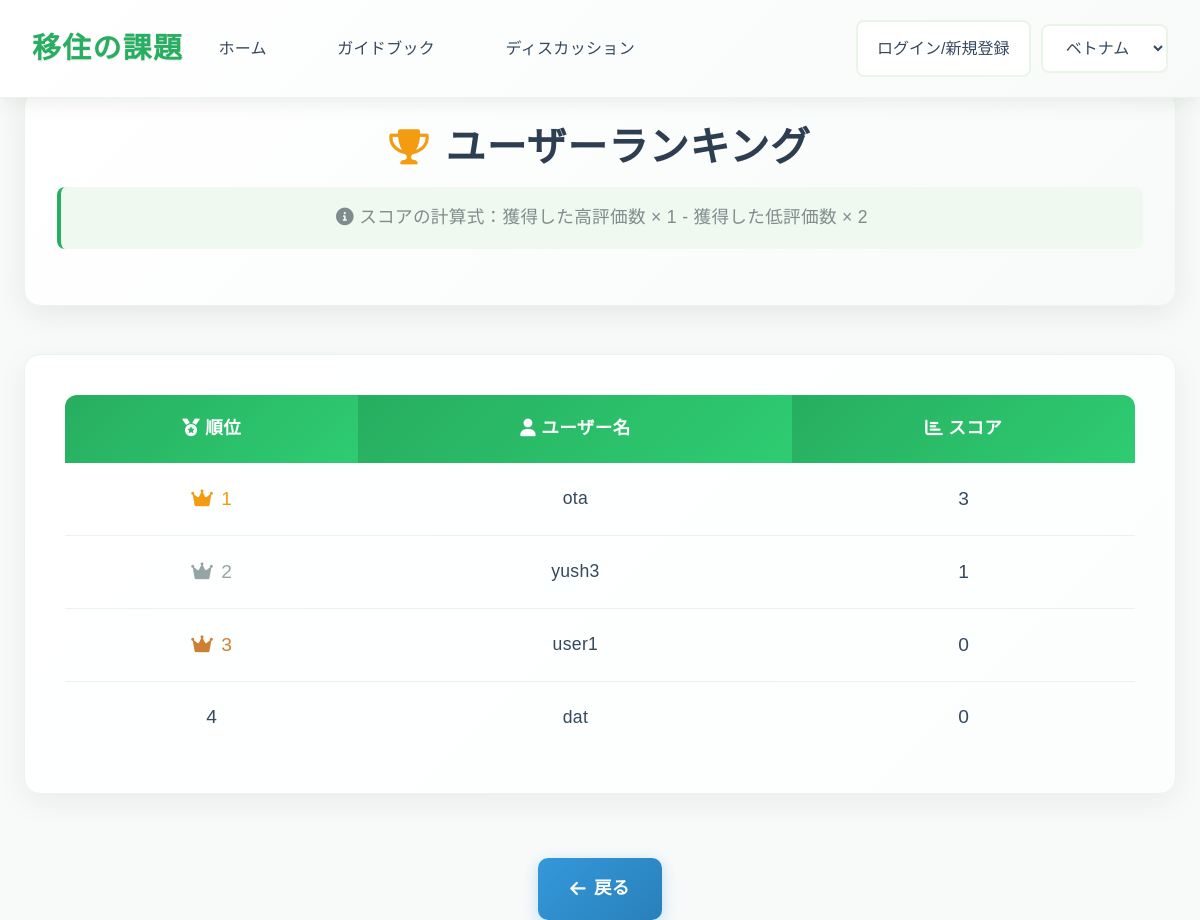
Page /discussions/ranking/ on the committed database.
### app1/models.py (models this page shows, shortened)
class UserName(models.Model):
    id=models.UUIDField(primary_key=True,default=uuid.uuid4,editable=False)
    user_name=models.CharField(max_length=50,verbose_name="ユーザ名")
    password=models.CharField(max_length=50,null=True,blank=True,verbose_name="パスワード")
    score=models.IntegerField(default=0,verbose_name="スコア")

### app1/views.py (the view)
class RankingView(View):
    def get(self,request):
        users = UserName.objects.all().order_by('-score')
        return render(request,"app1/ranking.html",{"users":users})

### templates/app1/ranking.html (shortened to what this page needs)
<!DOCTYPE html>
<html lang="ja">
<head>
    <link rel="stylesheet" href="https://cdnjs.cloudflare.com/ajax/libs/font-awesome/6.0.0-beta3/css/all.min.css">
    <link rel="stylesheet" href="https://cdn.jsdelivr.net/npm/bootstrap@4.1.3/dist/css/bootstrap.min.css">
    {% load static %}
    <link rel="stylesheet" href="{% static 'app1/css/ranking_style.css' %}">
</head>
<body>
    <header class="navbar">
        <div class="navbar-brand">移住の課題</div>
        <nav class="navbar-menu">
            <a href="{% url 'app1:index' %}" class="nav-item active" style="text-decoration: none;">ホーム</a>
            <a href="{% url 'app1:general' %}" class="nav-item" style="text-decoration: none;">ガイドブック</a>
            <a href="{% url 'app1:discussions' %}" class="nav-item" style="text-decoration: none;">ディスカッション</a>
        </nav>
        {% if request.user.is_authenticated %}
        <form action="{% url 'accounts:logout' %}" method="post" style="margin: 0 0 0 auto; margin-right: 10px;">
            {% csrf_token %}
            <button type="submit" id="country-select" class="country-select" style="background-color: white;">{{request.user}}からログアウト</button>
        </form>
        {% else %}
        <button onclick="location.href='/login'" id="country-select" class="country-select" style="margin: 0 0 0 auto; margin-right: 10px; background-color: white;" >ログイン/新規登録</button>
        {% endif %}
        <div class="navbar-actions">
            <select id="country-select" class="country-select">
                <option value="ベトナム">ベトナム</option>
            </select>
        </div>
    </header>
    <main class="container">
        <div class="ranking-header">
            <h1>
                <i class="fas fa-trophy"></i>
                ユーザーランキング
            </h1>
            <div class="ranking-description">
                <i class="fas fa-info-circle"></i>
                スコアの計算式：獲得した高評価数 × 1 - 獲得した低評価数 × 2
            </div>
        </div>
        <div class="ranking-table-container">
            <table class="ranking-table">
                <thead>
                    <tr>
                        <th scope="col"><i class="fas fa-medal"></i> 順位</th>
                        <th scope="col"><i class="fas fa-user"></i> ユーザー名</th>
                        <th scope="col"><i class="fas fa-chart-bar"></i> スコア</th>
                    </tr>
                </thead>
                <tbody>
                    {% for user in users %}
                    <tr>
                        <td class="rank-position {% if forloop.counter == 1 %}first{% elif forloop.counter == 2 %}second{% elif forloop.counter == 3 %}third{% endif %}">{{forloop.counter}}</td>
                        <td class="user-name">{{user.user_name}}</td>
                        <td class="user-score {% if user.score > 0 %}positive-score{% elif user.score < 0 %}negative-score{% else %}zero-score{% endif %}">{{user.score}}</td>
                    </tr>
                    {% endfor %}
                </tbody>
            </table>
        </div>
        <div class="back-button-container">
            <button onclick="location.href='/discussions'" class="back-button">
                <i class="fas fa-arrow-left"></i>
                戻る
            </button>
        </div>
    </main>
</body>
</html>

### app1/static/app1/css/ranking_style.css (style rules this page uses)
body { font-family: 'Noto Sans JP', 'Hiragino Kaku Gothic ProN', 'Hiragino Sans', Meiryo, sans-serif; margin: 0; padding: 0; background-color: #f8fafa; color: #2c3e50; line-height: 1.7; font-size: 16px; letter-spacing: 0.02em; }
.container { padding-top: 90px; padding-left: 1.5rem; padding-right: 1.5rem; max-width: 1400px; margin: 0 auto; }
.navbar { display: flex; justify-content: space-between; align-items: center; background: linear-gradient(135deg, #ffffff 0%, #f8fafa 100%); padding: 1.2rem 2rem; box-shadow: 0 4px 20px rgba(0, 0, 0, 0.08); position: fixed; width: 100%; top: 0; left: 0; z-index: 1000; border-bottom: 1px solid #e8f5e8; }
.navbar-brand { font-weight: 700; font-size: 1.8rem; color: #27ae60; letter-spacing: 0.05em; text-shadow: 0 1px 2px rgba(0, 0, 0, 0.1); }
.navbar-menu { display: flex; gap: 2rem; }
.nav-item { text-decoration: none; color: #34495e; font-weight: 500; padding: 0.8rem 1.2rem; border-radius: 8px; transition: all 0.3s ease; letter-spacing: 0.02em; }
.navbar-actions { display: flex; align-items: center; gap: 1rem; }
.country-select { padding: 0.8rem 1.2rem; border-radius: 8px; border: 2px solid #e8f5e8; font-size: 1rem; background-color: #ffffff; color: #34495e; transition: all 0.3s ease; font-weight: 500; }
.ranking-header { text-align: center; margin-bottom: 3rem; padding: 2rem; background: linear-gradient(135deg, #ffffff 0%, #f8fafa 100%); border-radius: 16px; box-shadow: 0 8px 32px rgba(0, 0, 0, 0.08); border: 1px solid #e8f5e8; }
.ranking-header h1 { font-size: 2.5rem; color: #2c3e50; font-weight: 700; margin-bottom: 1rem; letter-spacing: 0.02em; display: flex; align-items: center; justify-content: center; gap: 1rem; }
.ranking-header h1 i { color: #f39c12; font-size: 2.2rem; }
.ranking-description { font-size: 1.1rem; color: #7f8c8d; margin-bottom: 1.5rem; padding: 1rem 2rem; background-color: #f0f9f0; border-radius: 8px; border-left: 4px solid #27ae60; }
.ranking-table-container { background: linear-gradient(135deg, #ffffff 0%, #fcfefe 100%); border-radius: 16px; padding: 2.5rem; box-shadow: 0 8px 32px rgba(0, 0, 0, 0.06); border: 1px solid #e8f5e8; margin-bottom: 2rem; }
.ranking-table { width: 100%; border-collapse: collapse; font-size: 1rem; }
.ranking-table thead th { background: linear-gradient(135deg, #27ae60 0%, #2ecc71 100%); color: white; padding: 1.2rem 1.5rem; text-align: center; font-weight: 600; font-size: 1.1rem; letter-spacing: 0.02em; border: none; }
.ranking-table thead th:first-child { border-top-left-radius: 12px; }
.ranking-table thead th:last-child { border-top-right-radius: 12px; }
.ranking-table tbody tr { transition: all 0.3s ease; border-bottom: 1px solid #ecf0f1; }
.ranking-table tbody tr:last-child { border-bottom: none; }
.ranking-table td { padding: 1.2rem 1.5rem; text-align: center; color: #34495e; font-weight: 500; border: none; }
.rank-position { font-weight: 700; font-size: 1.2rem; position: relative; }
.rank-position.first { color: #f39c12; }
.rank-position.second { color: #95a5a6; }
.rank-position.third { color: #cd7f32; }
.rank-position.first::before { content: "\f521"; font-family: "Font Awesome 6 Free"; font-weight: 900; margin-right: 0.5rem; color: #f39c12; }
.rank-position.second::before { content: "\f521"; font-family: "Font Awesome 6 Free"; font-weight: 900; margin-right: 0.5rem; color: #95a5a6; }
.rank-position.third::before { content: "\f521"; font-family: "Font Awesome 6 Free"; font-weight: 900; margin-right: 0.5rem; color: #cd7f32; }
.user-name { font-weight: 600; font-size: 1.1rem; color: #2c3e50; }
.user-score { font-weight: 700; font-size: 1.2rem; color: #27ae60; }
.positive-score { color: #27ae60; }
.zero-score { color: #7f8c8d; }
.back-button { display: inline-flex; align-items: center; background: linear-gradient(135deg, #3498db 0%, #2980b9 100%); color: #fff; padding: 1rem 2rem; border-radius: 10px; text-decoration: none; font-weight: 600; font-size: 1.1rem; letter-spacing: 0.02em; transition: all 0.3s ease; box-shadow: 0 4px 16px rgba(52, 152, 219, 0.3); border: none; cursor: pointer; margin-top: 2rem; }
.back-button i { margin-right: 0.5rem; }
.back-button-container { text-align: center; }

### rows in the picture
UserName: user_name "ota", score "3"
UserName: user_name "yush3", score "1"
UserName: user_name "user1", score "0"
UserName: user_name "dat", score "0"
